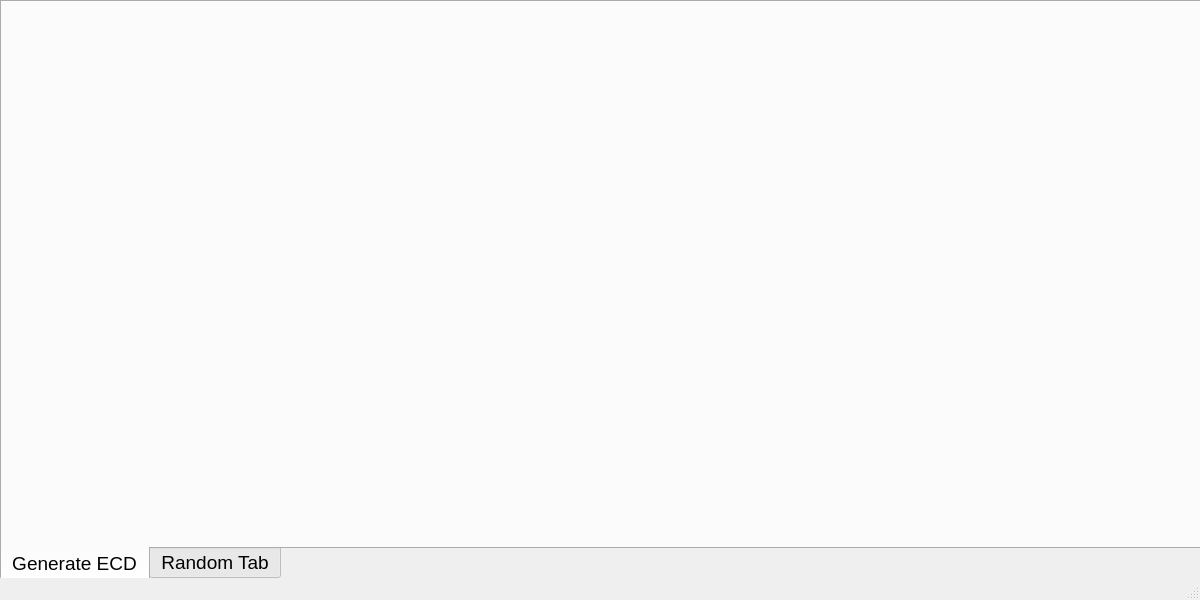
<?xml version="1.0" encoding="UTF-8"?>
<ui version="4.0">
 <class>MainWindow</class>
 <widget class="QMainWindow" name="MainWindow">
  <property name="windowModality">
   <enum>Qt::NonModal</enum>
  </property>
  <property name="geometry">
   <rect>
    <x>0</x>
    <y>0</y>
    <width>1200</width>
    <height>600</height>
   </rect>
  </property>
  <property name="windowTitle">
   <string>MainWindow</string>
  </property>
  <widget class="QWidget" name="centralwidget">
   <widget class="QWidget" name="gridLayoutWidget">
    <property name="geometry">
     <rect>
      <x>0</x>
      <y>0</y>
      <width>1201</width>
      <height>581</height>
     </rect>
    </property>
    <layout class="QGridLayout" name="gridLayout">
     <item row="0" column="0">
      <widget class="QTabWidget" name="tab_menus">
       <property name="font">
        <font>
         <pointsize>14</pointsize>
         <weight>50</weight>
         <italic>false</italic>
         <bold>false</bold>
        </font>
       </property>
       <property name="tabPosition">
        <enum>QTabWidget::South</enum>
       </property>
       <property name="currentIndex">
        <number>0</number>
       </property>
       <property name="elideMode">
        <enum>Qt::ElideRight</enum>
       </property>
       <property name="tabBarAutoHide">
        <bool>false</bool>
       </property>
       <widget class="QWidget" name="generate_ecd_tab">
        <attribute name="title">
         <string>Generate ECD</string>
        </attribute>
       </widget>
       <widget class="QWidget" name="random_tab">
        <attribute name="title">
         <string>Random Tab</string>
        </attribute>
       </widget>
      </widget>
     </item>
    </layout>
   </widget>
  </widget>
  <widget class="QStatusBar" name="statusbar"/>
 </widget>
 <resources/>
 <connections/>
</ui>
